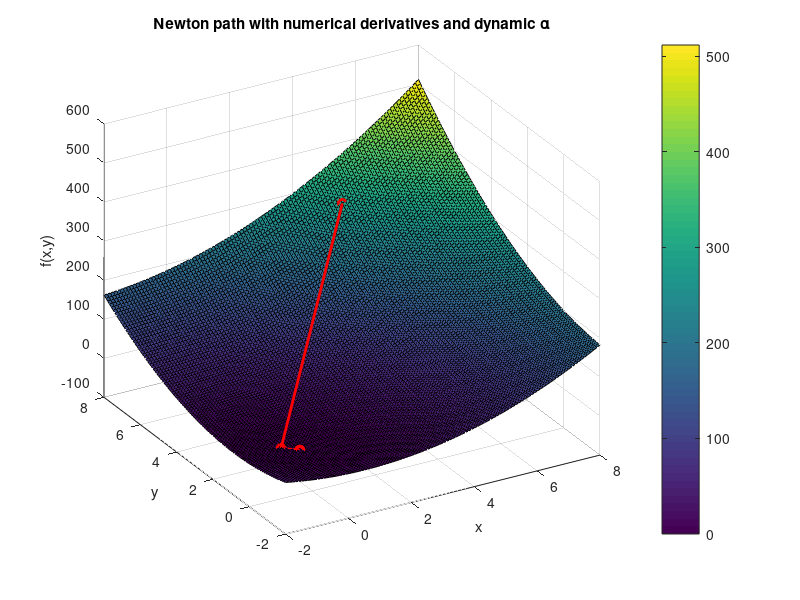
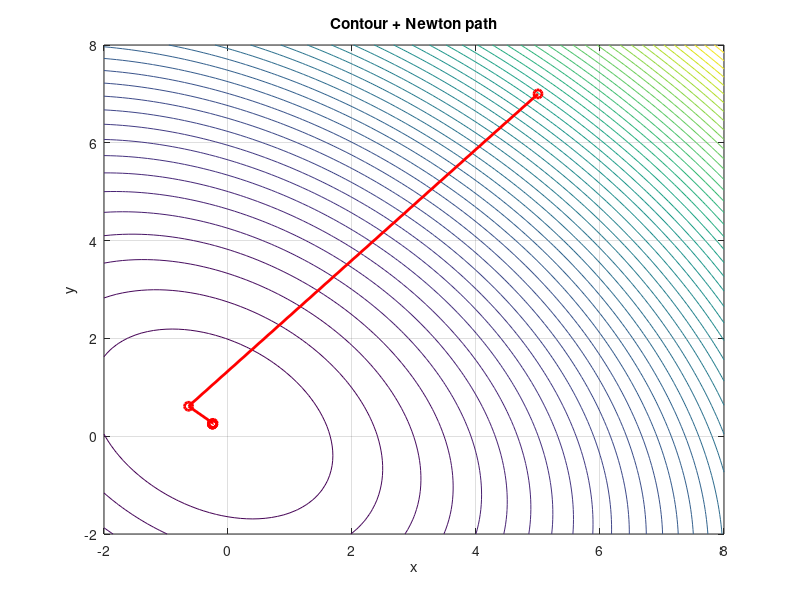

The MATLAB source for these figures, in order:
clc; clearvars; close all;

% ---- Problem data ----
A = 3; B = -2; C = 3;
f  = @(x,y) A*x.^2 - B*x.*y + C*y.^2 + x - y;  % objective function

% forward-difference approximations
h = 1e-6;
dfdx_fd = @(x,y) (f(x+h,y) - f(x,y)) / h;
dfdy_fd = @(x,y) (f(x,y+h) - f(x,y)) / h;

% ---- Newton with dynamic alpha ----
max_iter  = 100;
tol       = 1e-5;
x = 5; y = 7;         % starting point

history_xy = [x; y];
history_f  = f(x,y);

for k = 1:max_iter
    %--- 1) build numerical gradient and normalize
    gx = dfdx_fd(x,y);
    gy = dfdy_fd(x,y);
    g = [gx; gy];
    d = g / norm(g);
    
    %--- 2) form phi'(alpha)
    phi_prime = @(alpha) ...
      dfdx_fd( x - alpha*d(1), y - alpha*d(2) ) * d(1) + ...
      dfdy_fd( x - alpha*d(1), y - alpha*d(2) ) * d(2);
    
    %--- 3) bracket until sign change for phi'
    a_lo = 0;  f_lo = phi_prime(a_lo);
    a_hi = 1;  f_hi = phi_prime(a_hi);
    while f_lo * f_hi > 0
        a_hi = 2*a_hi;
        f_hi = phi_prime(a_hi);
        if a_hi > 1e6
            error('Could not bracket phi'' root.');
        end
    end

    %--- 4) solve phi'(alpha) = 0
    alpha_opt = fzero(phi_prime, [a_lo, a_hi]);
    
    %--- 5) update (x,y)
    x_new = x - alpha_opt * d(1);
    y_new = y - alpha_opt * d(2);
    
    % record history
    history_xy(:,end+1) = [x_new; y_new];
    history_f(end+1)    = f(x_new,y_new);
    
    % check convergence
    if norm([x_new - x; y_new - y]) < tol
        fprintf('Converged after %d iterations.\n', k);
        break
    end
    
    % prepare for next iteration
    x = x_new;
    y = y_new;
end

% ---- Visualization ----
% surface + path
[xg,yg] = meshgrid(-2:.1:8,-2:.1:8);
zg = f(xg,yg);
figure;
surf(xg,yg,zg, 'DisplayName', 'Function Surface'); hold on;
plot3(history_xy(1,:), history_xy(2,:), history_f, 'r-o','LineWidth',2);
xlabel('x'); ylabel('y'); zlabel('f(x,y)');
title('Newton path with numerical derivatives and dynamic \alpha');
view(-30, 30); 
colorbar;
grid on;

% contour + path
figure;
contour(xg,yg,zg,50); hold on;
plot(history_xy(1,:), history_xy(2,:), 'r-o','LineWidth',2);
xlabel('x'); ylabel('y');
title('Contour + Newton path');
grid on;
